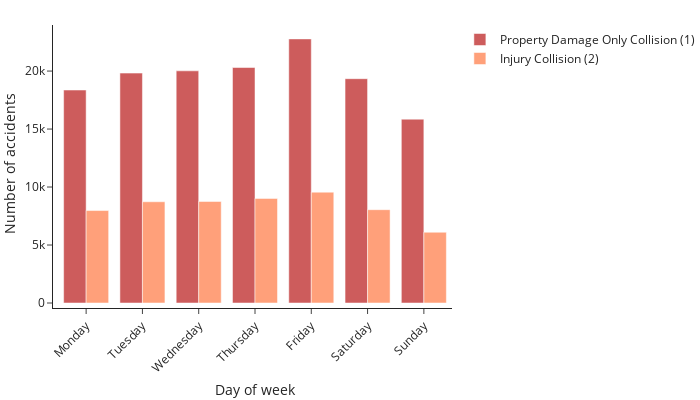

The cell this chart's notebook holds for it:
### Markdown cell above
0:monday, 1:Tuesdat, 2:wednesday (I verify personally), 3:Thursdat, 4:Friday, 5:Saturday, 6:Sunday
The above figure shows the distribution of accidents in the week. Friday is the day with more accidents and sunday is the day with less.

### Code cell
import plotly.graph_objects as go
day_name=['Monday','Tuesday','Wednesday','Thursday', 'Friday', 'Saturday', 'Sunday']
fig = go.Figure()
fig.add_trace(go.Bar(
    x=day_name,
    y=days_count1,
    name='Property Damage Only Collision (1)',
    marker_color='indianred'
))
fig.add_trace(go.Bar(
    x=day_name,
    y=days_count2,
    name='Injury Collision (2)',
    marker_color='lightsalmon'
))
fig.update_layout( xaxis_tickangle=-45)#barmode='group',
fig.update_layout(template='simple_white',
    autosize=False,
    width=700,
    height=400,
    margin=dict(
        l=10,
        r=5,
        b=0,
        t=25,
        pad=5
    ),
    #paper_bgcolor="LightSteelBlue",
)
fig.update_layout(
    #title="Plot Title",
    yaxis_title="Number of accidents",
    xaxis_title="Day of week",
    #legend_title="Severity",
    font=dict(
        #family="Courier New, monospace",
        size=12,
        #color="RebeccaPurple"
    )
)

fig.show()

### Figure 1 — Plotly figure (JSON) as saved in the notebook; plotly's stock layout.template omitted (floating-point values rounded to 4 significant figures)
{"data": [{"marker": {"color": "indianred"}, "name": "Property Damage Only Collision (1)", "type": "bar", "x": ["Monday", "Tuesday", "Wednesday", "Thursday", "Friday", "Saturday", "Sunday"], "y": [18365, 19825, 20021, 20306, 22774, 19342, 15852]}, {"marker": {"color": "lightsalmon"}, "name": "Injury Collision (2)", "type": "bar", "x": ["Monday", "Tuesday", "Wednesday", "Thursday", "Friday", "Saturday", "Sunday"], "y": [7973, 8731, 8757, 9018, 9559, 8047, 6103]}], "layout": {"autosize": false, "font": {"size": 12}, "height": 400, "margin": {"b": 0, "l": 10, "pad": 5, "r": 5, "t": 25}, "width": 700, "xaxis": {"tickangle": -45, "title": {"text": "Day of week"}}, "yaxis": {"title": {"text": "Number of accidents"}}}}
